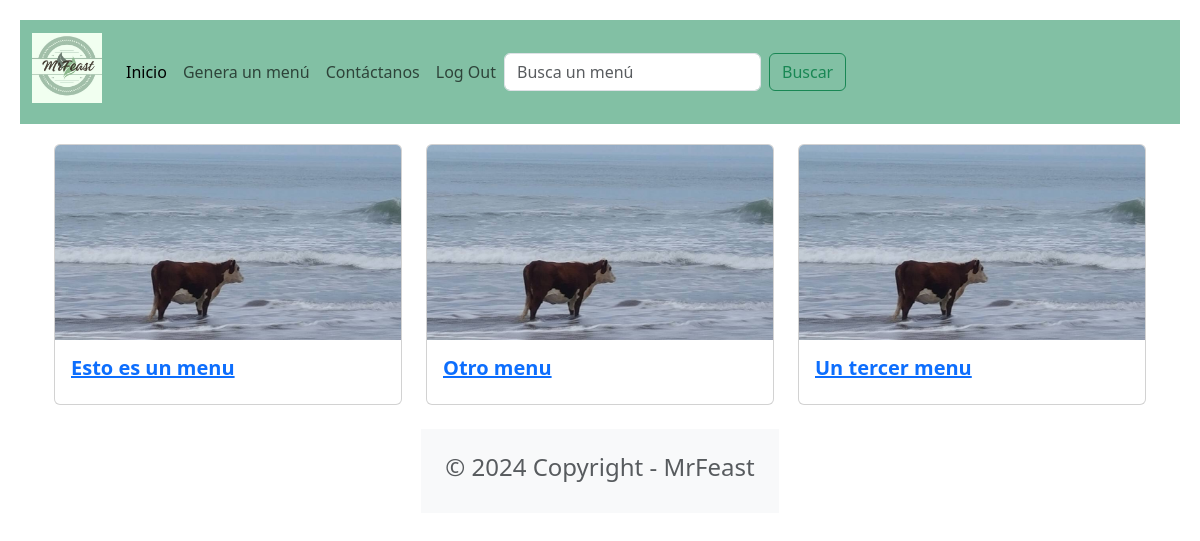
The page /portal/ on the database as committed earlier.
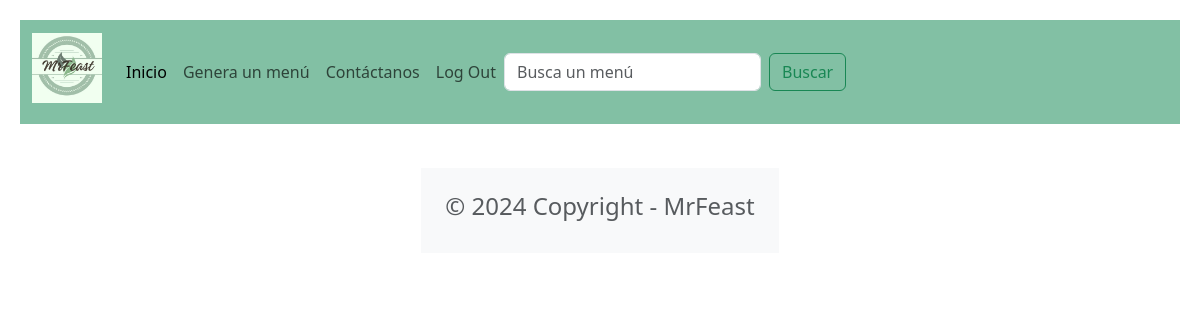
The same page on the database as committed later.
### food/models.py (models this page shows, shortened)
class Menu(models.Model):
    title = models.CharField(max_length=100)
    descripcion = models.CharField(max_length=2000)
    imagen = models.ImageField(upload_to='menu/images/')

### food/views.py (the view)
# urls.py: path('portal/', foodViews.portal_view, name='portal'),
def portal_view(request):
    busqueda = request.GET.get('busqueda')
    if busqueda:
        menus = Menu.objects.filter(title__icontains=busqueda)
    else:
        menus = Menu.objects.all()
    return render(request, 'portal.html', {'menus':menus,})

### food/templates/portal.html
{% extends "base.html" %}
{% block content %}
<div class="container">
    <div class= "row row-cols-1 row-cols-md-3 g-4">
        {% for menu in menus %}
        <div v-for="menu in menus" class="col">
            <div class="card">
                <a href="{% url 'detail' menu.id %}">
                    <img class="card-img-top" src="{{ menu.imagen.url}}"/>
                        <div class ="card-body">
                            <h5 class="card-title fw-bold">{{ menu.title }}</h5>
                        </div>
                </a>
            </div>
        </div>
        {% endfor %}
    </div>
</div>
{% endblock content %}

Rows that differ between the two databases and show on the page:
removed Menu: imagen (picture), title "Esto es un menu"
removed Menu: imagen (picture), title "Otro menu"
removed Menu: imagen (picture), title "Un tercer menu"
